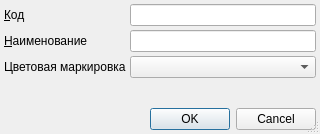
<?xml version="1.0" encoding="UTF-8"?>
<ui version="4.0">
 <class>ItemEditorDialog</class>
 <widget class="QDialog" name="ItemEditorDialog">
  <property name="geometry">
   <rect>
    <x>0</x>
    <y>0</y>
    <width>320</width>
    <height>134</height>
   </rect>
  </property>
  <property name="windowTitle">
   <string>ChangeMe!</string>
  </property>
  <property name="sizeGripEnabled">
   <bool>true</bool>
  </property>
  <layout class="QGridLayout" name="gridLayout">
   <property name="margin">
    <number>4</number>
   </property>
   <property name="spacing">
    <number>4</number>
   </property>
   <item row="0" column="1">
    <widget class="QLineEdit" name="edtCode"/>
   </item>
   <item row="2" column="1">
    <widget class="QLineEdit" name="edtName"/>
   </item>
   <item row="3" column="0">
    <widget class="QLabel" name="lblColor">
     <property name="sizePolicy">
      <sizepolicy hsizetype="Maximum" vsizetype="Preferred">
       <horstretch>0</horstretch>
       <verstretch>0</verstretch>
      </sizepolicy>
     </property>
     <property name="text">
      <string>Цветовая маркировка</string>
     </property>
    </widget>
   </item>
   <item row="0" column="0">
    <widget class="QLabel" name="lblCode">
     <property name="sizePolicy">
      <sizepolicy hsizetype="Maximum" vsizetype="Preferred">
       <horstretch>0</horstretch>
       <verstretch>0</verstretch>
      </sizepolicy>
     </property>
     <property name="text">
      <string>&amp;Код</string>
     </property>
     <property name="buddy">
      <cstring>edtCode</cstring>
     </property>
    </widget>
   </item>
   <item row="2" column="0">
    <widget class="QLabel" name="lblName">
     <property name="sizePolicy">
      <sizepolicy hsizetype="Maximum" vsizetype="Preferred">
       <horstretch>0</horstretch>
       <verstretch>0</verstretch>
      </sizepolicy>
     </property>
     <property name="text">
      <string>&amp;Наименование</string>
     </property>
     <property name="buddy">
      <cstring>edtName</cstring>
     </property>
    </widget>
   </item>
   <item row="4" column="0">
    <spacer>
     <property name="orientation">
      <enum>Qt::Vertical</enum>
     </property>
     <property name="sizeHint" stdset="0">
      <size>
       <width>103</width>
       <height>16</height>
      </size>
     </property>
    </spacer>
   </item>
   <item row="3" column="1">
    <widget class="CColorComboBox" name="cmbColor"/>
   </item>
   <item row="5" column="0" colspan="2">
    <widget class="QDialogButtonBox" name="buttonBox">
     <property name="standardButtons">
      <set>QDialogButtonBox::Cancel|QDialogButtonBox::Ok</set>
     </property>
    </widget>
   </item>
  </layout>
 </widget>
 <customwidgets>
  <customwidget>
   <class>CColorComboBox</class>
   <extends>QComboBox</extends>
   <header>library/ColorEdit.h</header>
  </customwidget>
 </customwidgets>
 <tabstops>
  <tabstop>edtCode</tabstop>
  <tabstop>edtName</tabstop>
 </tabstops>
 <resources/>
 <connections>
  <connection>
   <sender>buttonBox</sender>
   <signal>accepted()</signal>
   <receiver>ItemEditorDialog</receiver>
   <slot>accept()</slot>
   <hints>
    <hint type="sourcelabel">
     <x>136</x>
     <y>99</y>
    </hint>
    <hint type="destinationlabel">
     <x>136</x>
     <y>57</y>
    </hint>
   </hints>
  </connection>
  <connection>
   <sender>buttonBox</sender>
   <signal>rejected()</signal>
   <receiver>ItemEditorDialog</receiver>
   <slot>reject()</slot>
   <hints>
    <hint type="sourcelabel">
     <x>136</x>
     <y>99</y>
    </hint>
    <hint type="destinationlabel">
     <x>136</x>
     <y>57</y>
    </hint>
   </hints>
  </connection>
 </connections>
</ui>
